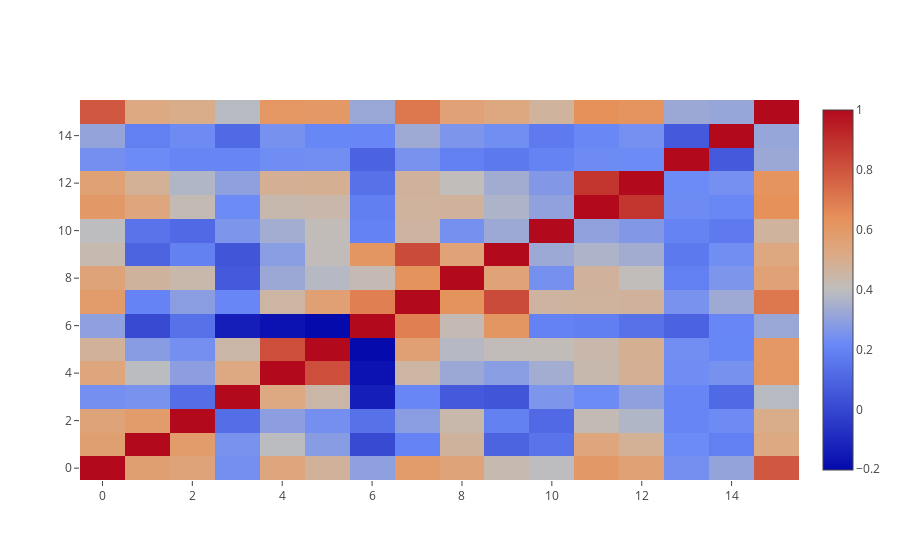

Write notebook code for a chart like this one.
### Code cell
corr_matrix = plot_corr_matrix(Xy[correlated_with_target])

### Figure 1 — Plotly figure (JSON) as saved in the notebook; plotly's stock layout.template omitted (floating-point values rounded to 4 significant figures; data arrays with more than 128 entries replaced by an {"elided": "..."} marker saying what was removed)
{"data": [{"type": "heatmap", "uid": "9fe088d7-4012-465a-96ec-787280f77ae7", "z": {"elided": "16x16 float values"}}], "layout": {}}
